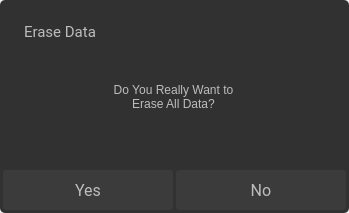
<?xml version="1.0" encoding="UTF-8"?>
<ui version="4.0">
 <class>EraseDataConfigurationClinical</class>
 <widget class="QDialog" name="EraseDataConfigurationClinical">
  <property name="geometry">
   <rect>
    <x>0</x>
    <y>0</y>
    <width>349</width>
    <height>213</height>
   </rect>
  </property>
  <property name="windowTitle">
   <string>Dialog</string>
  </property>
  <property name="styleSheet">
   <string notr="true"/>
  </property>
  <widget class="QLabel" name="eraseDataTitle">
   <property name="geometry">
    <rect>
     <x>24</x>
     <y>16</y>
     <width>161</width>
     <height>31</height>
    </rect>
   </property>
   <property name="font">
    <font>
     <family>Roboto</family>
     <pointsize>11</pointsize>
    </font>
   </property>
   <property name="styleSheet">
    <string notr="true">color:#BDBDBD</string>
   </property>
   <property name="text">
    <string>Erase Data</string>
   </property>
  </widget>
  <widget class="QPushButton" name="eraseDataNo">
   <property name="geometry">
    <rect>
     <x>176</x>
     <y>170</y>
     <width>170</width>
     <height>40</height>
    </rect>
   </property>
   <property name="font">
    <font>
     <family>Roboto</family>
     <pointsize>12</pointsize>
    </font>
   </property>
   <property name="focusPolicy">
    <enum>Qt::NoFocus</enum>
   </property>
   <property name="styleSheet">
    <string notr="true">QPushButton {
background-color:#3B3B3B;
color:#BDBDBD;
border:none;
border-radius:3px;
}
QPushButton:pressed {
background-color:#606060;
color:#BDBDBD;
border:none;
border-radius:3px;
}
</string>
   </property>
   <property name="text">
    <string>No</string>
   </property>
  </widget>
  <widget class="QLabel" name="eraseDataWarning">
   <property name="geometry">
    <rect>
     <x>48</x>
     <y>66</y>
     <width>251</width>
     <height>61</height>
    </rect>
   </property>
   <property name="styleSheet">
    <string notr="true">color:#BDBDBD</string>
   </property>
   <property name="text">
    <string>Do You Really Want to 
Erase All Data?</string>
   </property>
   <property name="alignment">
    <set>Qt::AlignCenter</set>
   </property>
  </widget>
  <widget class="QPushButton" name="eraseDataYes">
   <property name="geometry">
    <rect>
     <x>3</x>
     <y>170</y>
     <width>170</width>
     <height>40</height>
    </rect>
   </property>
   <property name="font">
    <font>
     <family>Roboto</family>
     <pointsize>12</pointsize>
    </font>
   </property>
   <property name="focusPolicy">
    <enum>Qt::NoFocus</enum>
   </property>
   <property name="styleSheet">
    <string notr="true">QPushButton {
background-color:#3B3B3B;
color:#BDBDBD;
border:none;
border-radius:3px;
}
QPushButton:pressed {
background-color:#606060;
color:#BDBDBD;
border:none;
border-radius:3px;
}
</string>
   </property>
   <property name="text">
    <string>Yes</string>
   </property>
  </widget>
  <widget class="QFrame" name="frame">
   <property name="geometry">
    <rect>
     <x>0</x>
     <y>0</y>
     <width>349</width>
     <height>213</height>
    </rect>
   </property>
   <property name="styleSheet">
    <string notr="true">background-color: rgb(49, 49, 49);
border: 1px;
border-radius: 5px;</string>
   </property>
   <property name="frameShape">
    <enum>QFrame::StyledPanel</enum>
   </property>
   <property name="frameShadow">
    <enum>QFrame::Raised</enum>
   </property>
  </widget>
  <zorder>frame</zorder>
  <zorder>eraseDataTitle</zorder>
  <zorder>eraseDataNo</zorder>
  <zorder>eraseDataWarning</zorder>
  <zorder>eraseDataYes</zorder>
 </widget>
 <resources/>
 <connections/>
</ui>
